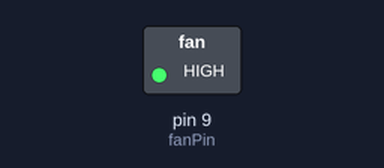
This sketch was run on a simulated Arduino Uno, built with avr-gcc and run on an emulated ATmega328P. Shown: switched loads named in the sketch (green lamp = pin HIGH).

Above: at 0.1 s.
Timing chart, 0 to 1.6 s (numbered marks = the images above):
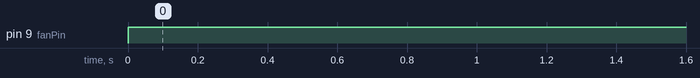

The sketch:

Reciever.ino
```cpp
#define IRBitLength 10
#define bit_0 500 // bit 1 space threshold (microseconds)
#define bit_1 1000 // bit 0 space threshold (microseconds)

int input = 8, addr = 215, fanPin = 9;
bool debug = true;

void setup() {
  Serial.begin(9600);
  pinMode(input, INPUT);
  pinMode(fanPin, OUTPUT);
}

void debugLog(String title, int value) {
  Serial.print(title);
  Serial.println(value);
}

void readPulse(int pulses[]) {
  for(int i = 0; i < IRBitLength; i ++)
    pulses[i] = pulseIn(input, HIGH);
}

bool convertPulseToBits(int bits[], int pulses[]) {
  if(debug) {
    Serial.print("Pulses: ");
    for(int i = 0; i < IRBitLength; i++) {
      Serial.print(pulses[i]);
      Serial.print(" ");
    }
    Serial.println();
  }

  for(int i = 0; i < IRBitLength; i++) {
    if(pulses[i] == 0)
      return false;
    if(pulses[i] >= bit_1)
      bits[i] = 1;
    else
      if(pulses[i] >= bit_0)
        bits[i] = 0;
  }

  if(debug) {
    Serial.print("Bits: ");
    for(int i = 0; i < IRBitLength; i++)
      Serial.print(bits[i]);
    Serial.println();
  }
  return true;
}

int convertBitsToInt(int bits[], int startIndex, int endIndex) {
  int tmp = 1, res = 0;
  for(int i = endIndex; i >= startIndex; i--) {
    res = res + tmp * bits[i];
    tmp = tmp * 2;
  }
  if(bits[startIndex] == 1 && endIndex - startIndex + 1 == 12) {
    res = -1 * (res - tmp / 2);
  }
  return res;
}

int getData() {
  int bits[IRBitLength], pulses[IRBitLength];
  do{}
  while(pulseIn(input, LOW) < 9);

  readPulse(pulses);
  convertPulseToBits(bits, pulses);
  int data = convertBitsToInt(bits, 0, 9);
  return data;
}

void loop() {
//  int data = getData();
//  debugLog("Data: ", data);
  digitalWrite(fanPin, HIGH);
}
```

Measured:
- by itself, pin 9 (fanPin): LOW → HIGH at 0.00 s
